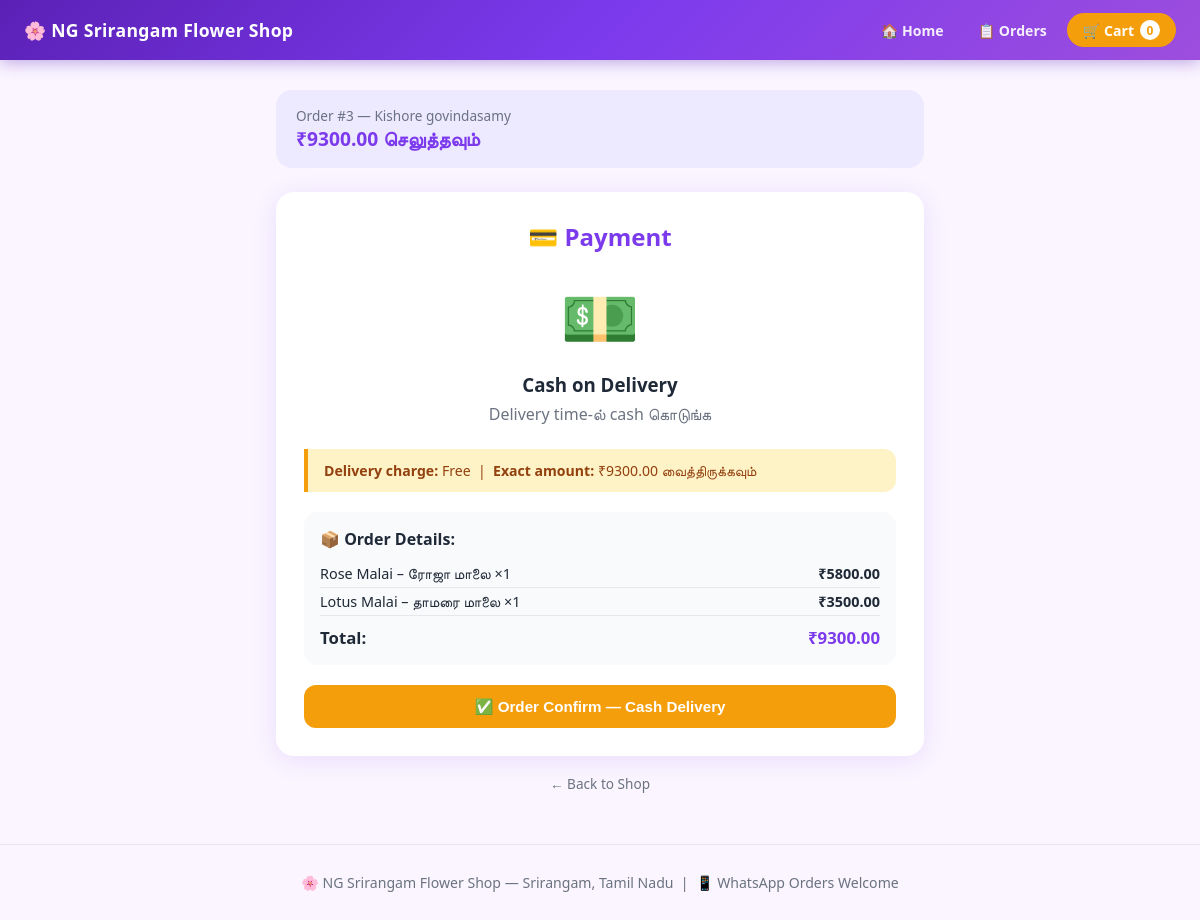
Before: /payment/3/ with the older database file.
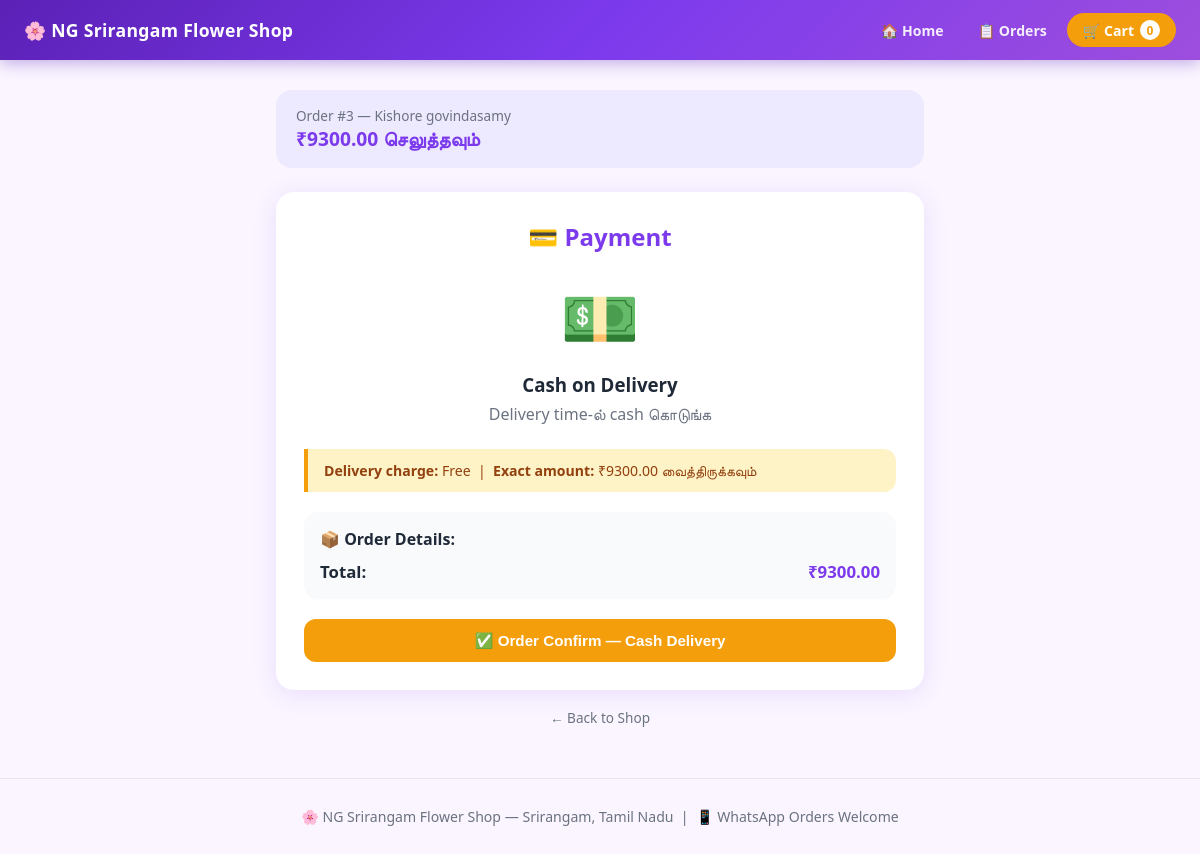
After: the same page with the newer database file.
### shop/models.py (models this page shows, shortened)
class OrderItem(models.Model):
    order    = models.ForeignKey(Order, on_delete=models.CASCADE, related_name='items')
    product  = models.ForeignKey(Product, on_delete=models.CASCADE)
    quantity = models.IntegerField(default=1)
    price    = models.DecimalField(max_digits=8, decimal_places=2)
    def subtotal(self):
        return self.price * self.quantity

class Product(models.Model):
    category    = models.ForeignKey(Category, on_delete=models.CASCADE)
    name        = models.CharField(max_length=200)
    description = models.TextField(default='Fresh & Handmade')
    price       = models.DecimalField(max_digits=8, decimal_places=2)
    emoji       = models.CharField(max_length=10, default='🌸')
    bg_class    = models.CharField(max_length=50, default='bg-pink')
    badge       = models.CharField(max_length=50, blank=True)
    stock       = models.IntegerField(default=100)
    image       = models.ImageField(upload_to='products/', blank=True, null=True)
    image_url   = models.URLField(blank=True, null=True)
    created_at  = models.DateTimeField(auto_now_add=True)

### shop/views.py (the view, shortened to what this page needs)
# urls.py: path('payment/<int:order_id>/', views.payment,       name='payment'),
def payment(request, order_id):
    order = get_object_or_404(Order, pk=order_id)
    upi_id   = getattr(settings, 'SHOP_UPI_ID',   'yourname@upi')
    upi_name = getattr(settings, 'SHOP_UPI_NAME',  'NG Flower Shop')
    pay_now = order.advance_amount if order.payment_type == 'advance' else order.total
    upi_link = (f"upi://pay?pa={upi_id}&pn={urllib.parse.quote(upi_name)}"
                f"&am={pay_now}&cu=INR&tn=Order{order.id}")
    upi_qr_data = upi_link
    bank = {
        'name':   getattr(settings, 'SHOP_BANK_NAME',   'SBI'),
        'acc':    getattr(settings, 'SHOP_BANK_ACC',    '0000000000'),
        'ifsc':   getattr(settings, 'SHOP_BANK_IFSC',   'SBIN0000000'),
        'holder': getattr(settings, 'SHOP_BANK_HOLDER', 'NG Flower Shop'),
    }
    return render(request, 'shop/payment.html', {
        'order':       order,
        'pay_now':     pay_now,
        'upi_id':      upi_id,
        'upi_link':    upi_link,
        'upi_qr_data': upi_qr_data,
        'bank':        bank,
        'cart_count':  0,
    })

### shop/templates/shop/payment.html (shortened to what this page needs)
{% extends 'shop/base.html' %}
{% block content %}
<div style="max-width:680px;margin:30px auto;padding:0 16px;">
  <div style="background:var(--purple-l);border-radius:16px;padding:16px 20px;margin-bottom:24px;
    display:flex;justify-content:space-between;align-items:center;flex-wrap:wrap;gap:10px;">
    <div>
      <div style="font-size:.85rem;color:var(--muted);">Order #{{ order.id }} — {{ order.name }}</div>
      <div style="font-weight:800;font-size:1.2rem;color:var(--purple);">₹{{ pay_now }} செலுத்தவும்</div>
    </div>
  </div>
  <div class="card" style="padding:28px;">
    <h2 style="color:var(--purple);margin-bottom:20px;text-align:center;">💳 Payment</h2>
    {% if order.payment_type == 'upi' or order.payment_type == 'advance' %}
    <div class="qr-box" style="margin-bottom:24px;">
      <div style="font-weight:800;font-size:1.05rem;color:#065f46;margin-bottom:14px;">
        📱 QR Code Scan பண்ணுங்க
      </div>
      <div id="qrcode" style="display:inline-block;margin-bottom:14px;"></div>
      <div style="font-size:.88rem;color:#065f46;margin-bottom:10px;">
        UPI ID: <strong>{{ upi_id }}</strong>
      </div>
      <div style="font-size:1.4rem;font-weight:800;color:#059669;">₹{{ pay_now }}</div>
      <div style="margin-top:16px;">
        <a href="{{ upi_link }}" class="btn btn-green btn-sm" style="margin:4px;">
          📱 UPI App-ல் Pay
        </a>
        <div style="font-size:.78rem;color:var(--muted);margin-top:8px;">
          Google Pay / PhonePe / Paytm / BHIM — எந்த UPI app-லும் பயன்படுத்தலாம்
        </div>
      </div>
    </div>
    <form method="post">{% csrf_token %}
      <div class="form-group">
        <label>UPI Transaction ID / Reference Number *</label>
        <input type="text" name="upi_ref" required placeholder="e.g. 425678901234"
          style="font-size:1rem;font-weight:700;letter-spacing:.5px;">
        <div style="font-size:.78rem;color:var(--muted);margin-top:4px;">
          Payment பண்ணிய பிறகு Transaction ID உள்ளிடவும் (Google Pay History-ல் காணலாம்)
        </div>
      </div>
      <input type="hidden" name="action"
        value="{% if order.payment_type == 'advance' %}confirm_advance{% else %}confirm_upi{% endif %}">
      <button type="submit" class="btn btn-purple btn-block" style="margin-top:8px;">
        ✅ Payment Confirm பண்ணு
      </button>
    </form>
    {% elif order.payment_type == 'cash' %}
    <div style="text-align:center;margin-bottom:24px;">
      <div style="font-size:4rem;">💵</div>
      <h3 style="color:var(--text);margin:12px 0 6px;">Cash on Delivery</h3>
      <p style="color:var(--muted);">Delivery time-ல் cash கொடுங்க</p>
    </div>
    <div class="info-strip amber" style="margin-bottom:20px;">
      <strong>Delivery charge:</strong> Free &nbsp;|&nbsp;
      <strong>Exact amount:</strong> ₹{{ order.total }} வைத்திருக்கவும்
    </div>
    <div style="background:#f9fafb;border-radius:14px;padding:16px;margin-bottom:20px;">
      <div style="font-weight:700;margin-bottom:10px;">📦 Order Details:</div>
      {% for it in order.items.all %}
      <div style="display:flex;justify-content:space-between;font-size:.9rem;padding:4px 0;
        border-bottom:1px solid var(--border);">
        <span>{{ it.product.name }} ×{{ it.quantity }}</span>
        <span style="font-weight:700;">₹{{ it.subtotal }}</span>
      </div>
      {% endfor %}
      <div style="display:flex;justify-content:space-between;margin-top:10px;font-size:1.05rem;font-weight:800;">
        <span>Total:</span><span style="color:var(--purple);">₹{{ order.total }}</span>
      </div>
    </div>
    <form method="post">{% csrf_token %}
      <button type="submit" class="btn btn-amber btn-block">
        ✅ Order Confirm — Cash Delivery
      </button>
    </form>
    {% endif %}
  </div>
  <div style="text-align:center;margin-top:16px;">
    <a href="/" style="color:var(--muted);font-size:.85rem;text-decoration:none;">← Back to Shop</a>
  </div>
</div>
{% endblock %}

Changed rows visible on the page:
removed OrderItem: product.name "Rose Malai – ரோஜா மாலை", quantity "1", subtotal "5800.00"
removed OrderItem: product.name "Lotus Malai – தாமரை மாலை", quantity "1", subtotal "3500.00"
